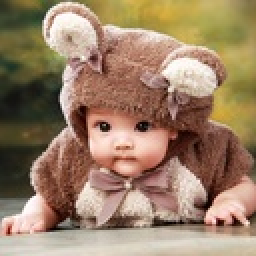
%> input picture baby.jpg, 128 x 128 px, shrunk from 750 x 750 before the run (shown 2 times larger)
$ octave mid1_husingf.m   (GNU Octave 9; MATLAB toolbox functions it lacks are replaced by stand-ins)
%> lines starting %> are read from the running program, lines starting %| are printed output that depends on the picture
img = imread('baby.jpg');
%> img is the input picture: size 128x128x3 uint8; mean R, G, B 155.6, 129.2, 103.6

img=rgb2gray(img);
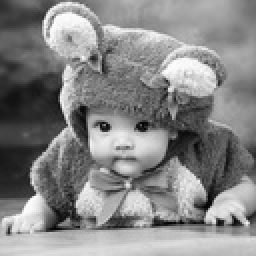
%> img: size 128x128 uint8 (shown 2 times larger); min 2, max 254, mean 134.2

[x, y] = size(img);
%> x = 128; y = 128


frequency = 1 : 256;

count = 0;

for i = 1 : 256
    for j = 1 : x
        for k = 1 : y

            if img(j, k) == i-1
                    count = count + 1;
            end
        end
    end
    frequency(i) = count;

    count = 0;

end
%> after the loop, frequency = 256 values, max 120 at index 153, min 0 at index 1, mean 64


n = 0 : 255;

stem(n, frequency);

grid on;
ylabel('Number of pixels with such intensity levels -->');
xlabel('Intensity Levels  -->');
title('HISTOGRAM OF THE IMAGE');
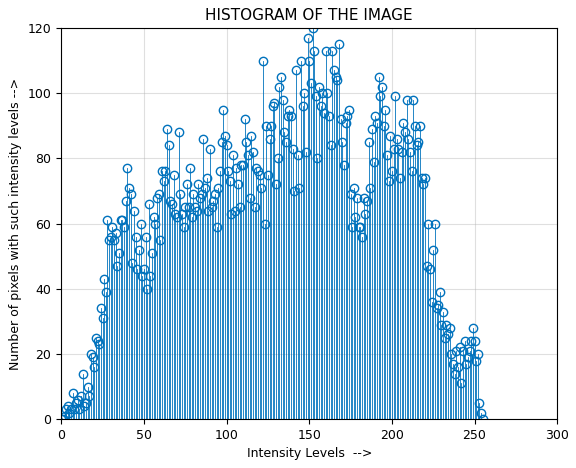
%> figure redrawn from the program's plot data; highest point at x = 152, y = 120

$ run again, with a.jpg copied over baby.jpg
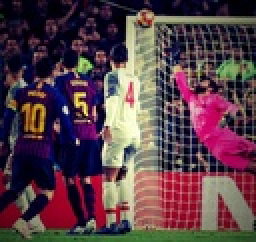
%> input picture a.jpg, 128 x 121 px, shrunk from 809 x 764 before the run (shown 2 times larger)
%> img is the input picture: size 121x128x3 uint8; mean R, G, B 89.3, 63.6, 72.7
%> `img=rgb2gray(img);`:
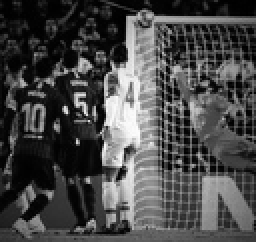
%> img: size 121x128 uint8 (shown 2 times larger); min 0, max 252, mean 72.3
%> after the loop `for i = 1 : 256`: frequency = 256 values, max 459 at index 4, min 0 at index 254, mean 60.5
%> `title('HISTOGRAM OF THE IMAGE');`:
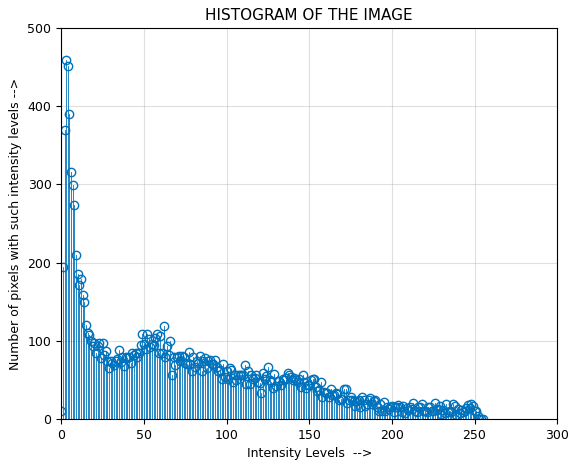
%> figure redrawn from the program's plot data; highest point at x = 3, y = 459

$ run again, with cat.jpg copied over baby.jpg
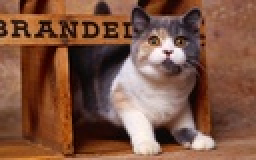
%> input picture cat.jpg, 128 x 80 px, shrunk from 1920 x 1200 before the run (shown 2 times larger)
%> img is the input picture: size 80x128x3 uint8; mean R, G, B 126.2, 85.3, 66.9
%> `img=rgb2gray(img);`:
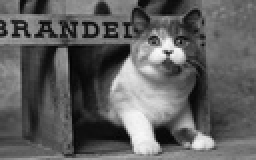
%> img: size 80x128 uint8 (shown 2 times larger); min 3, max 249, mean 95.4
%> after the loop `for i = 1 : 256`: frequency = 256 values, max 118 at index 85, min 0 at index 1, mean 40
%> `title('HISTOGRAM OF THE IMAGE');`:
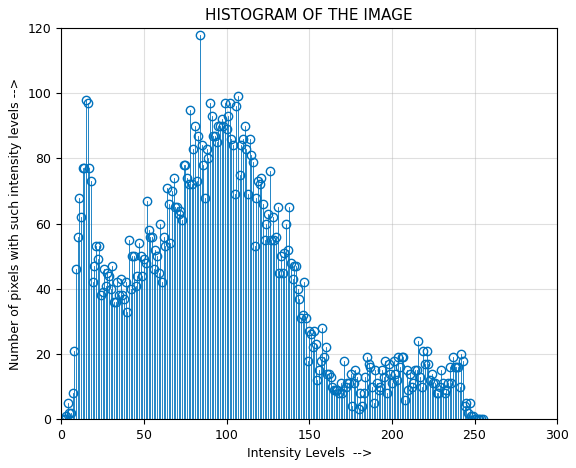
%> figure redrawn from the program's plot data; highest point at x = 84, y = 118
